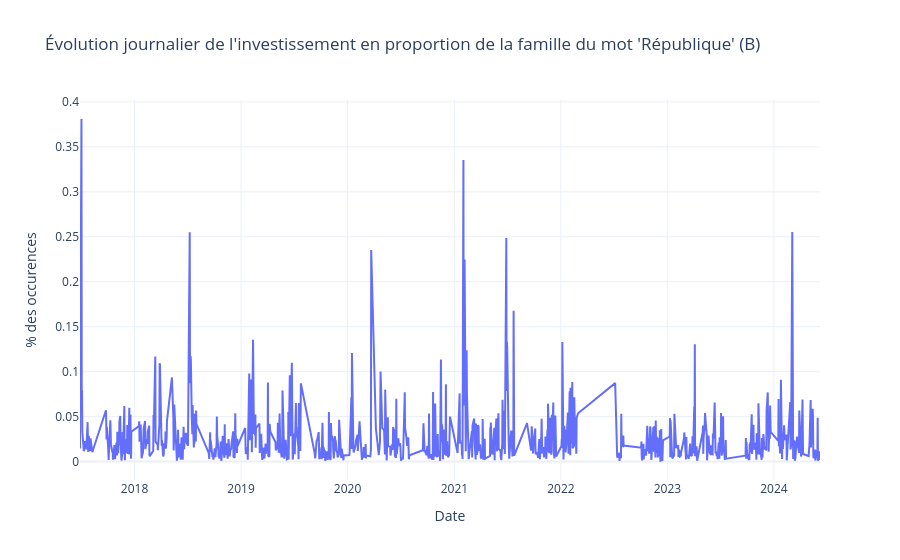

Write notebook code for a chart like this one.
### Code cell
# Compter True/False par jour
df_daily = (
    df.groupby(df["dateSeance_day"].dt.date)["repu_match_valide"]
    .value_counts(normalize=True)  # calcule directement les proportions
    .rename("proportion")
    .reset_index()
)

# Garder uniquement les "True"
df_daily_true = df_daily[df_daily["repu_match_valide"] == True]

# Graphique
fig_daily = px.line(
    df_daily_true,
    x="dateSeance_day",
    y="proportion",
    title="Évolution journalier de l'investissement en proportion de la famille du mot 'République' (B)",  
    labels={"proportion": "% des occurences", "dateSeance_day": "Date"},
    template="plotly_white",
)

fig_daily.show()

# aficher les 25 dates les plus fréquentes sous forme de tableau
table = df_daily_true.sort_values("proportion", ascending=False).head(20)
table

### Figure 1 — Plotly figure (JSON) as saved in the notebook; plotly's stock layout.template omitted (floating-point values rounded to 4 significant figures; data arrays with more than 128 entries replaced by an {"elided": "..."} marker saying what was removed)
{"data": [{"hovertemplate": "Date=%{x}<br>% des occurences=%{y}<extra></extra>", "legendgroup": "", "line": {"color": "#636efa", "dash": "solid"}, "marker": {"symbol": "circle"}, "mode": "lines", "name": "", "orientation": "v", "showlegend": false, "type": "scatter", "x": {"elided": "976 str values"}, "xaxis": "x", "y": {"elided": "976 float values"}, "yaxis": "y"}], "layout": {"legend": {"tracegroupgap": 0}, "title": {"text": "Évolution journalier de l'investissement en proportion de la famille du mot 'République' (B)"}, "xaxis": {"anchor": "y", "domain": [0, 1], "title": {"text": "Date"}}, "yaxis": {"anchor": "x", "domain": [0, 1], "title": {"text": "% des occurences"}}}}
